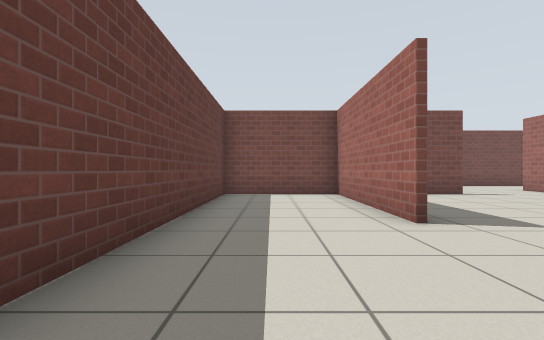
View 1 (above)

20 first-person views from a walk through a Gazebo world. The camera is 0.72 m above the floor, looks level and sees 85° across. The floor is counted in squares, 1 m on a side. Each view is taken from the middle of a square. On the plan, view 1 faces up. The plan holds only what a view shows up to about 10 squares ahead; the rest is blank. Gazebo's built-in surfaces are drawn with simple patterns.

View 2
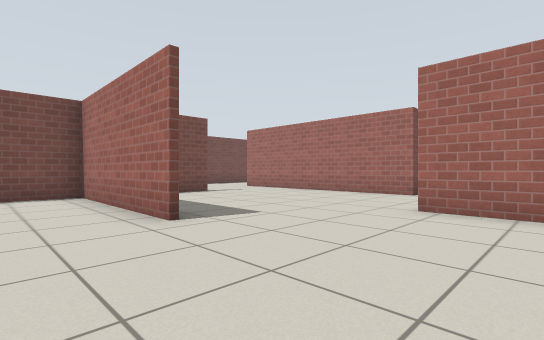

View 3
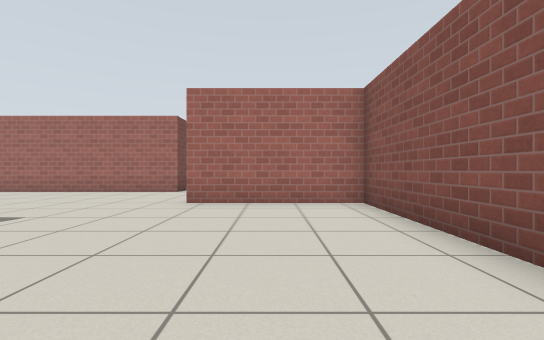

View 4
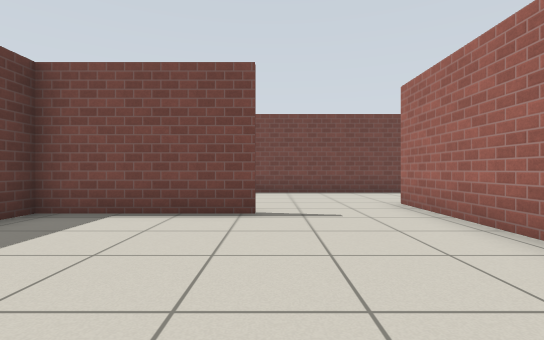

View 5
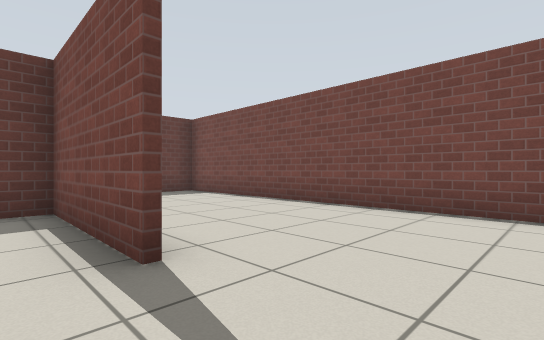

View 6
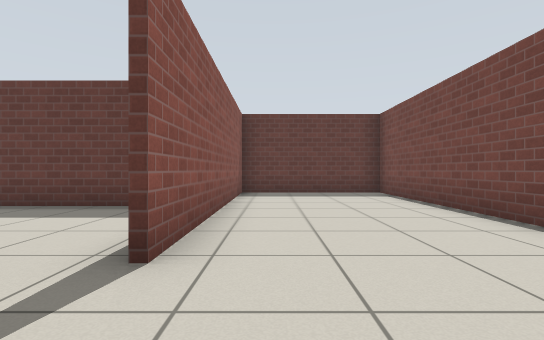

View 7
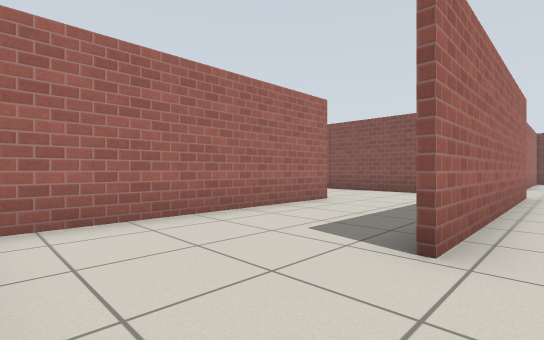

View 8
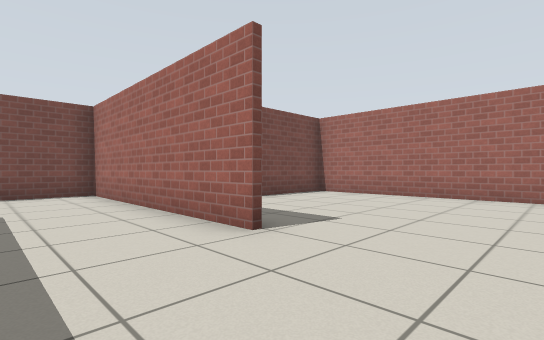

View 9
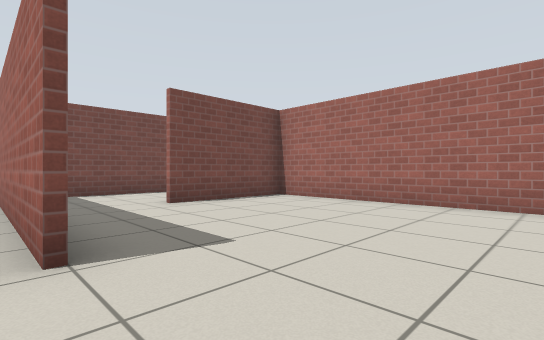

View 10
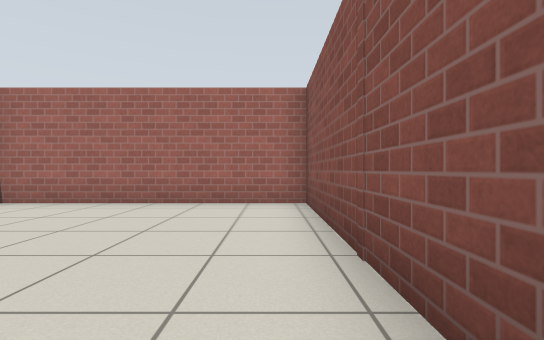

View 11
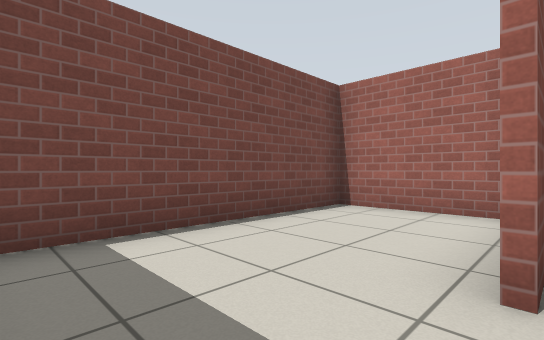

View 12
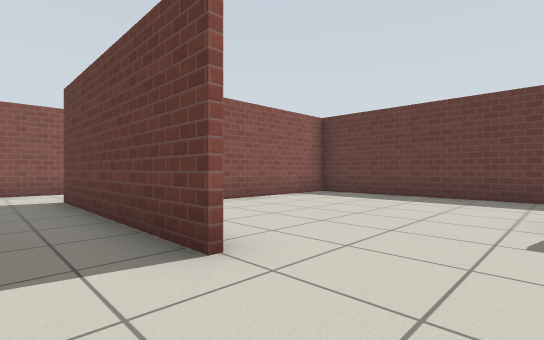

View 13
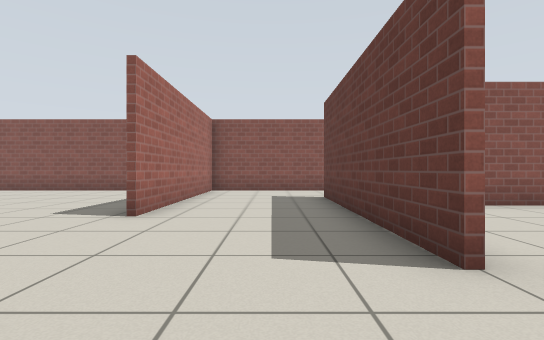

View 14
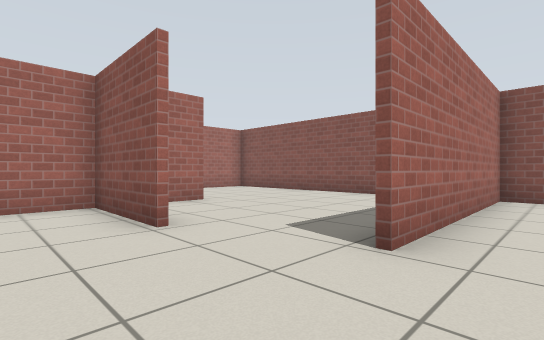

View 15
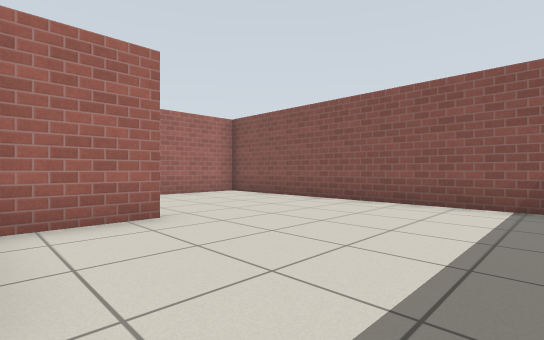

View 16
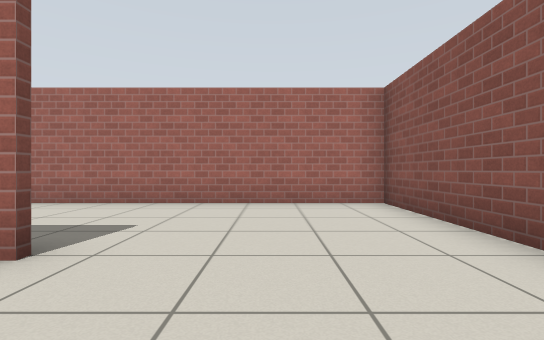

View 17
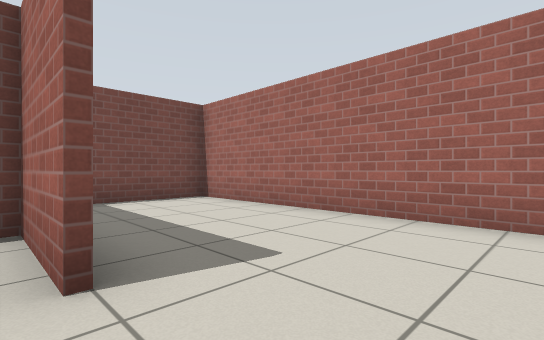

View 18
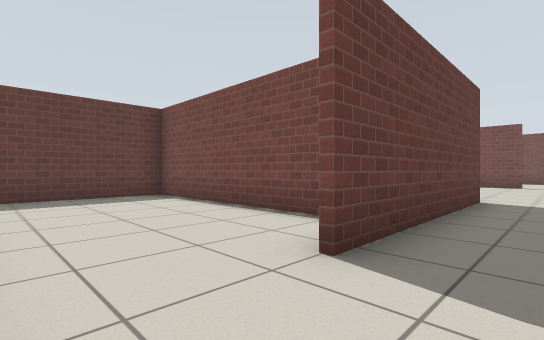

View 19
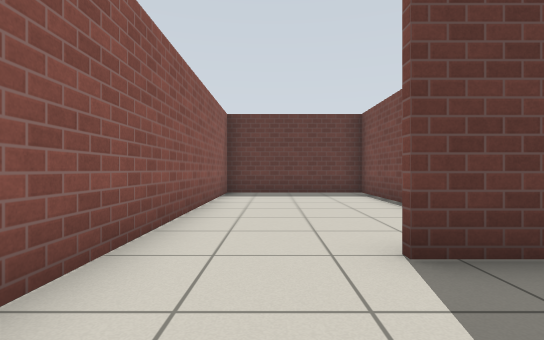

View 20
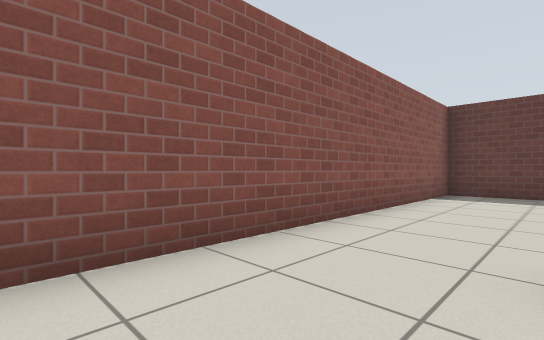

### Floor plan
Points are (right, up) in squares from view 1. A wall is a line through its corners. A room is listed if a view was taken in it or the views show most of it. See-through windows are left out.
Room 1 (views 1, 2, 3, 4, 5, 6, 7, 12, 13)
walls: (5.8, 8.9) (-1.4, 8.9) (-1.4, -1.7); (2.1, 9) (2.1, 4.5); (2, 4) (2, 8.9); (8.8, 3) (8.8, 10.4); (12.3, 11.5) (12.3, 13.4) (-1.4, 13.4) (-1.4, 9.1) (5.8, 9.1); (-1.1, -2) (5.5, -2) (5.5, 1.9)
ways out: opening at (10.5, 11.5) to room 2; opening at (7.7, 2) to room 3
Room 2 (views 8, 9, 10, 11)
walls: (12.3, 6.6) (12.3, 11.5); (11.2, 3.3) (18.4, 3.3) (18.4, 10.1) (14.9, 10.1)
ways out: opening at (10.5, 11.5) to room 1; opening at (13.5, 10) to room 5
Room 3 (views 14, 15, 16, 17)
walls: (14.4, -2) (14.4, 0.2); (11.6, 0.4) (14.4, 0.4) (14.4, 1.7); (10.2, -6.4) (18.4, -6.4) (18.4, 3.1) (15.8, 3.1); (5.6, 1.9) (5.6, 0.4)
ways out: opening at (7.7, 2) to room 1; opening at (7.5, -0.5) to room 4
Room 4 (views 18, 19, 20)
walls: (4.3, -2.1) (-1.4, -2.1) (-1.4, -6.4) (9.1, -6.4) (9.1, -0.5); (5.6, 0.4) (5.6, -4)
ways out: opening at (7.5, -0.5) to room 3
Room 5 (no view inside)
walls: (18.4, 10.6) (18.4, 13.4) (13.1, 13.4)
ways out: opening at (13.5, 10) to room 2

Where each view was taken, in squares from view 1:
view 1: 0 up, 0 right, facing up
view 2: 0 up, 0 right, facing up-right
view 3: 0 up, 1 left, facing right
view 4: 4 up, 6 right, facing up
view 5: 8 up, 8 right, facing up-left
view 6: 10 up, 8 right, facing left
view 7: 13 up, 8 right, facing down-right
view 8: 4 up, 10 right, facing up-right
view 9: 4 up, 12 right, facing up-right
view 10: 4 up, 12 right, facing right
view 11: 10 up, 13 right, facing up-right
view 12: 4 up, 7 right, facing down-left
view 13: 4 up, 7 right, facing down
view 14: 2 up, 8 right, facing down-right
view 15: 0 up, 10 right, facing down-right
view 16: 4 down, 12 right, facing right
view 17: 4 down, 14 right, facing up-right
view 18: 6 down, 7 right, facing up-left
view 19: 5 down, 8 right, facing left
view 20: 4 down, 8 right, facing down-left
